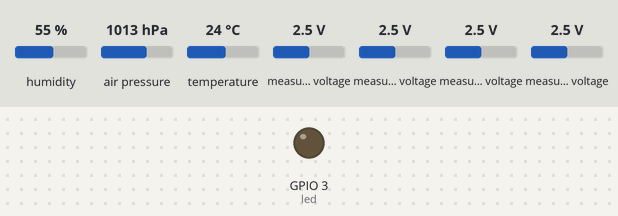
A sketch run on a simulated ESP32-C3. On the bench: output pins drawn as LEDs (lit = HIGH). Dashed ring = blinking. The inputs (shaded band) are chosen by the test bench; at power-on: humidity 55 %, air pressure 1013 hPa, temperature 24 °C, measured voltage 2.5 V. Nothing arrives over Bluetooth unless stated; a phone connects over Bluetooth LE 3 s after start; what the sketch prints to the serial monitor is not drawn.

Above: at 0.3 s.
At 1.8 s:
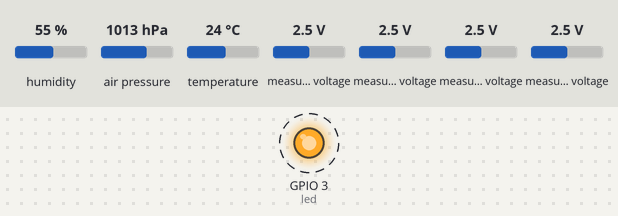
Timing chart, 0 to 3.0 s (numbered marks = the images above):
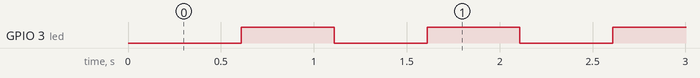

The sketch:

20251028_Bluetooth_NoColored_Time_Ajusted.ino
```cpp
#include <Wire.h>
#include <Adafruit_ADS1X15.h>
#include <AHT20.h>
#include <Adafruit_BMP280.h>
#include <BLEDevice.h>
#include <BLEUtils.h>
#include <BLEServer.h>
#include <BLE2902.h>


// 创建传感器对象（使用默认 I2C 地址 0x29）
// Adafruit_TCS34725 tcs = Adafruit_TCS34725(TCS34725_INTEGRATIONTIME_499MS, TCS34725_GAIN_4X);颜色传感器已删

bool deviceConnected = false;
bool oldDeviceConnected = false;

//蓝牙
// BLE 对象
BLEServer* pServer = NULL;
BLECharacteristic* pCharacteristic = NULL;
// 1. 添加回调类
class MyServerCallbacks : public BLEServerCallbacks {
  void onConnect(BLEServer* pServer) {
    Serial.println("📡 Client connected.");
  }

  void onDisconnect(BLEServer* pServer) {
    Serial.println("❌ Client disconnected. Restarting advertising...");
    BLEDevice::getAdvertising()->start();  // 断开后重新广播
  }
};

// define led according to pin diagramint
int led = 3;

// I2C 地址
#define AHT20_ADDRESS 0x38
#define BMP280_ADDRESS 0x77

// 创建两个ADS1115对象
Adafruit_ADS1115 ads1; // 默认构造
Adafruit_ADS1115 ads2; // 默认构造

// 实例化传感器对象
AHT20 aht20;
Adafruit_BMP280 bmp;
Adafruit_ADS1115 ads;

void setup() {
  Serial.begin(115200);
  pinMode(led, OUTPUT);//小绿灯

  Wire.begin();  // 初始化I2C


  // 初始化AHT20
  if (!aht20.begin()) {
    Serial.println("无法找到AHT20传感器，请检查连接！");
    while (1);
  }

  // 初始化BMP280
  if (!bmp.begin(BMP280_ADDRESS)) {  // 如果BMP280的地址是0x76
    Serial.println("无法找到BMP280传感器，请检查连接！");
    while (1);
  }

  // 初始化 ADS1115
  if (!ads1.begin(0x48)) {
    Serial.println("ADS1115(0x48) 初始化失败！");
    while (1);
  }
  Serial.println("ADS1115(0x48) 初始化成功！");

 // 初始化 ADS1115_1 另一个
  if (!ads2.begin(0x49)) {
    Serial.println("ADS1115(0x49) 初始化失败！");
    while (1);
  }
  Serial.println("ADS1115(0x49) 初始化成功！");

 // 设置增益（根据需要调整，±6.144V, ±4.096V, ±2.048V, ±1.024V, ±0.512V, ±0.256V）
  ads1.setGain(GAIN_ONE); //  GAIN_ONE（±4.096V）
  ads2.setGain(GAIN_ONE); //  GAIN_ONE（±4.096V）

  // 初始化 BLE
  BLEDevice::init("ESP32-C3-BLE");
  pServer = BLEDevice::createServer();
  pServer->setCallbacks(new MyServerCallbacks());  // <- 加上这行

  // BLE 连接状态回调
  class MyServerCallbacks : public BLEServerCallbacks {
    void onConnect(BLEServer* pServer) {
      deviceConnected = true;
  }

    void onDisconnect(BLEServer* pServer) {
      deviceConnected = false;
  }
};

  BLEService *pService = pServer->createService("12345678-1234-5678-1234-56789abcdef0");
  pCharacteristic = pService->createCharacteristic(
                      "0000abcd-0000-1000-8000-00805f9b34fb",
                      BLECharacteristic::PROPERTY_READ |
                      BLECharacteristic::PROPERTY_NOTIFY
                    );
  pCharacteristic->addDescriptor(new BLE2902());

  pCharacteristic->setValue("Hello from ESP32-C3!");
  pService->start();

  BLEAdvertising *pAdvertising = BLEDevice::getAdvertising();
  pAdvertising->addServiceUUID("12345678-1234-5678-1234-56789abcdef0");
  pAdvertising->start();
  Serial.println("BLE Advertising started...");
}

unsigned long lastTime = 0;
const unsigned long interval = 500; // 500 ms = 0.5秒

void loop() {
  unsigned long now = millis();
  if (now - lastTime >= interval) {
    lastTime = now;

    // ========== 采样部分 ==========
    int16_t adc0_0 = ads1.readADC_SingleEnded(0);
    int16_t adc0_1 = ads1.readADC_SingleEnded(1);
    int16_t adc0_2 = ads1.readADC_SingleEnded(2);
    int16_t adc0_3 = ads1.readADC_SingleEnded(3);
    int16_t adc1_0 = ads2.readADC_SingleEnded(0);
    int16_t adc1_1 = ads2.readADC_SingleEnded(1);
    int16_t adc1_2 = ads2.readADC_SingleEnded(2);
    int16_t adc1_3 = ads2.readADC_SingleEnded(3);

    float voltage0 = adc0_0 * 0.125 / 1000.0;
    float voltage1 = adc0_1 * 0.125 / 1000.0;
    float voltage2 = adc0_2 * 0.125 / 1000.0;
    float voltage3 = adc0_3 * 0.125 / 1000.0;
    float voltage4 = adc1_0 * 0.125 / 1000.0;
    float voltage5 = adc1_1 * 0.125 / 1000.0;
    float voltage6 = adc1_2 * 0.125 / 1000.0;
    float voltage7 = adc1_3 * 0.125 / 1000.0;

    float humidity = aht20.getHumidity();
    float temperature = aht20.getTemperature();
    float pressure = bmp.readPressure() / 1000.0F;

    Serial.printf("%.4f,%.4f,%.4f,%.4f,%.4f,%.4f,%.4f,%.4f,%.2f,%.2f,%.2f\n",
      voltage0,voltage1,voltage2,voltage3,voltage4,voltage5,voltage6,voltage7,
      humidity,temperature,pressure);

    // BLE 发送
    if (pCharacteristic) {
      String bleData = String(voltage0, 4) + "," + String(voltage1, 4) + "," + String(voltage2, 4) + "," +
                       String(voltage3, 4) + "," + String(voltage4, 4) + "," + String(voltage5, 4) + "," +
                       String(voltage6, 4) + "," + String(voltage7, 4) + "," +
                       String(humidity) + "," + String(temperature) + "," + String(pressure);
      pCharacteristic->setValue(bleData.c_str());
      pCharacteristic->notify();
    }

    // LED闪烁提示
    digitalWrite(led, !digitalRead(led));
  }

  // BLE 连接状态监测
  if (!deviceConnected && oldDeviceConnected) {
    delay(500);
    pServer->startAdvertising();
    Serial.println("Client disconnected, restarting advertising...");
    oldDeviceConnected = deviceConnected;
  }

  if (deviceConnected && !oldDeviceConnected) {
    Serial.println("Client reconnected");
    oldDeviceConnected = deviceConnected;
  }
}
```

Measured:
- by itself, GPIO 3 (led): alternates HIGH for 0.50 s and LOW for 0.50 s
